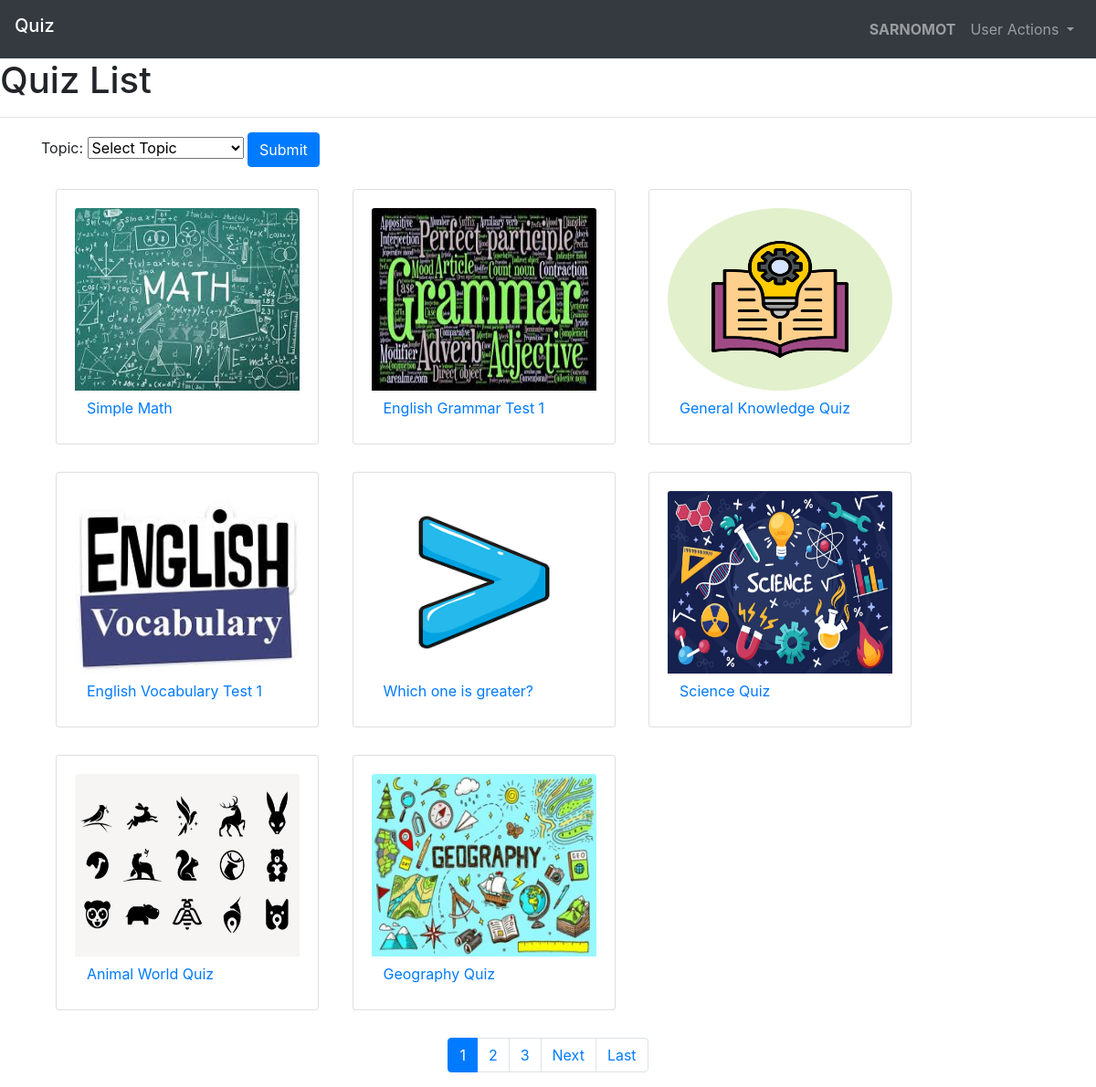
The app's page / (signed in) with its own data.
### quiz/models.py (models this page shows, shortened)
class User(AbstractUser):
    pass

class Quiz(models.Model):
    name = models.CharField(max_length=100)
    image = models.ImageField(null=True, blank=True, upload_to='images/')
    topic = models.CharField(max_length=50)
    number_of_questions = models.IntegerField()
    time = models.IntegerField(help_text="duration of the quiz should finish")
    required_score = models.IntegerField(help_text="required score to pass the exam")
    difficulty = models.CharField(max_length=6, choices=DIFF_CHOICES)

### quiz/views.py (the view)
# urls.py: path('', views.index, name='index'),
def index(request):
    object_List = Quiz.objects.all()
    paginator = Paginator(object_List, 8)  # 8 items per page
    page_number = request.GET.get('page')
    page_obj = paginator.get_page(page_number)
    return render(request, 'quiz/index.html', {
        'object_List': object_List,
        'page_obj': page_obj
        })

### quiz/templates/quiz/index.html (shortened to what this page needs)
{% extends 'quiz/layout.html' %}
{% load static %}
{% block body %}
    <h1>Quiz List</h1>
    <hr>
    <div style="padding-left: 45px;">
        <form action="{% url 'quiz:topic' %}" method="POST">
            <label for="topic">Topic:</label>
                <select name="topic" class="form-select" aria-label="Default select example">
                    <option selected>Select Topic</option>
                </select>
            <button type="submit" class="btn btn-primary">Submit</button>
        </form>
        <br>
        {% for obj in page_obj %}
            <div class="card mx-3" style="width: 18rem; margin-bottom: 30px; display: inline-block;" >
                <div class="card-body" style="text-size: 50px">
                    <img class="card-img-top" src="{{ obj.image.url }}" alt="{{ obj.name }}" height="200px" width="287px" >
                    <button type="button" class="btn btn-link modal-button" data-pk="{{ obj.pk }}" data-quiz="{{ obj.name }}" data-questions="{{obj.number_of_questions}}" data-difficulty="{{obj.difficulty}}" data-time="{{obj.time}}" data-pass="{{obj.required_score}}" data-toggle="modal" data-target="#quizStartModal">
                        {{obj.name}}
                    </button>
                </div>
            </div>
        {% endfor %}
    </div>
    <div class="d-flex justify-content-center">
        <nav aria-label="Page navigation">
            <ul class="pagination">
                {% for num in page_obj.paginator.page_range %}
                    <li class="page-item {% if num == page_obj.number %}active{% endif %}">
                        <a class="page-link" href="{% url 'quiz:index' %}?page={{ num }}">{{ num }}</a>
                    </li>
                {% endfor %}
                {% if page_obj.has_next %}
                    <li class="page-item">
                        <a class="page-link" href="?page={{ page_obj.next_page_number }}">Next</a>
                    </li>
                    <li class="page-item">
                        <a class="page-link" href="?page={{ page_obj.paginator.num_pages }}">Last</a>
                    </li>
                {% endif %}
            </ul>
        </nav>
    </div>
{% endblock %}

### quiz/templates/quiz/layout.html (shortened to what this page needs)
{% load static %}
<!DOCTYPE html>
<html lang="en">
<head>
    <link rel="stylesheet" href="https://stackpath.bootstrapcdn.com/bootstrap/4.4.1/css/bootstrap.min.css">
    <link rel="stylesheet" href="https://stackpath.bootstrapcdn.com/bootstrap/4.5.2/css/bootstrap.min.css">
    <link rel="stylesheet" href="https://stackpath.bootstrapcdn.com/bootstrap/4.5.2/css/bootstrap.min.css">
</head>
<body>
    <nav class="navbar navbar-expand-lg navbar-dark bg-dark">
        <h1 class="navbar-brand">Quiz</h1>
        <ul class="navbar-nav ml-auto">
            {% if user.is_authenticated %}
                <li class="nav-item">
                    <a class="nav-link"><strong>{{ user.username }}</strong></a>
                </li>
            {% endif %}
            <li class="nav-item dropdown">
                <a class="nav-link dropdown-toggle" data-toggle="dropdown" href="#" role="button" aria-haspopup="true" aria-expanded="false">
                    User Actions
                </a>
            </li>
        </ul>
    </nav>
    <div class="body">
        {% block body %}
        {% endblock %}
    </div>
</body>
</html>

### records on screen
User: username "SARNOMOT"
Quiz: image (picture), name "Simple Math"
Quiz: image (picture), name "English Grammar Test 1"
Quiz: image (picture), name "General Knowledge Quiz"
Quiz: image (picture), name "English Vocabulary Test 1"
Quiz: image (picture), name "Which one is greater?"
Quiz: image (picture), name "Science Quiz"
Quiz: image (picture), name "Animal World Quiz"
Quiz: image (picture), name "Geography Quiz"

### other values on screen
{{ num }} "1" "2" "3"
